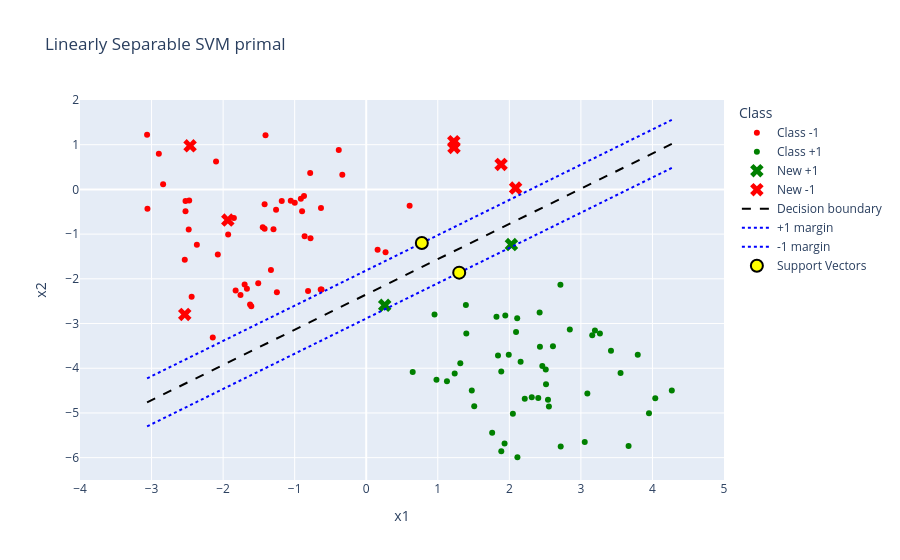
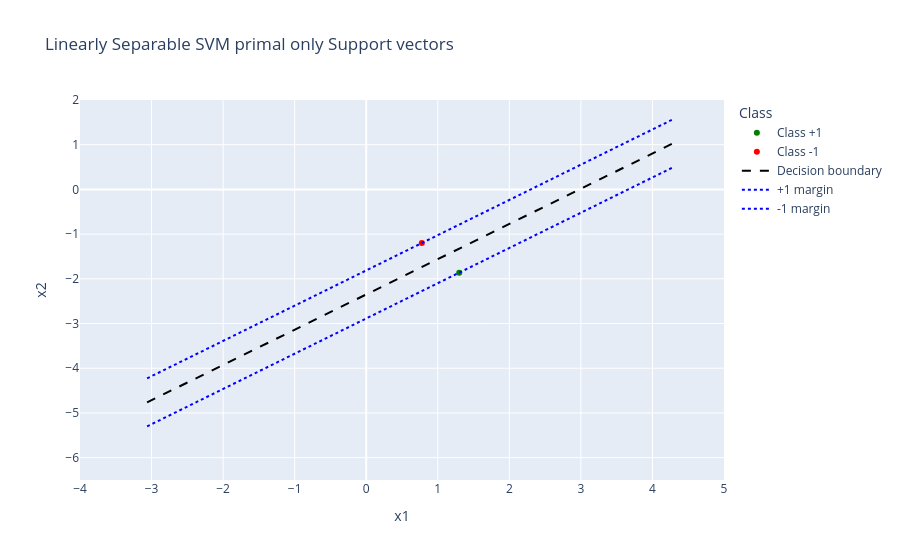

The notebook cell these images were saved under, in order:
### Markdown cell above
For a 2-dimensional hyperplane, we can plot the decision boundary as a line:
$$
w^\top x + b = 0
\iff w_1 x_1 + w_2 x_2 + b = 0
\iff x_2 = -\frac{w_1}{w_2} x_1 - \frac{b}{w_2}  \\

w^\top x + b = 1 
\iff w_1 x_1 + w_2 x_2 + b = 1
\iff x_2 = -\frac{w_1}{w_2} x_1 - \frac{b}{w_2} + \frac{1}{w_2} \\

w^\top x + b = -1 
\iff w_1 x_1 + w_2 x_2 + b = -1
\iff x_2 = -\frac{w_1}{w_2} x_1 - \frac{b}{w_2} - \frac{1}{w_2} 
$$

### Code cell
n = 100 # number of observations
X,y = make_blobs(n_samples=n,n_features=2,centers=2,cluster_std=1.0,random_state=1901) 
print("Shape of X",X.shape) # 100 2 dimensional data points
print("class labels:",np.unique(y))
y = y*2.0-1 # change class labels from 1 and 0 to +1 and -1
print("New class labels:",np.unique(y))


fig1 = px.scatter(
    x=X[:, 0],y=X[:, 1],
    color=np.where(y == 1, "Class +1", "Class -1"),
    title="Linearly Separable SVM primal",
    color_discrete_map={"Class -1": "red","Class +1": "green"},labels={"x": "x1","y": "x2","color": "Class"})

fig1.update_xaxes(range=[-4, 5])
fig1.update_yaxes(range=[-6.5, 2])

w,b = linear_separable_svm_primal(X, y)
print(f'Weights: {w}')
print(f'Bias: {b:.8f}')
print(f"Accuracy = {accuracy(X, y, w, b)}")
new_data = np.random.uniform(-3,4,(10,2)) # 10 new data points to classifiy
predictions = predict(new_data, w, b)
predictions = np.where(predictions == 1, 1, -1)

# Class +1
mask_pos = predictions == 1
fig1.add_scatter(
    x=new_data[mask_pos, 0],
    y=new_data[mask_pos, 1],
    mode="markers",
    name="New +1",
    marker=dict(symbol="x", color="green", size=12)
)

# Class -1
mask_neg = predictions == -1
fig1.add_scatter(
    x=new_data[mask_neg, 0],
    y=new_data[mask_neg, 1],
    mode="markers",
    name="New -1",
    marker=dict(symbol="x", color="red", size=12)
)

# Create x values
x_line = np.linspace(np.min(X[:,0]), np.max(X[:,0]), 100)

# Decision boundary
y_boundary = (-w[0]*x_line - b) / w[1]

fig1.add_scatter(
    x=x_line,
    y=y_boundary,
    mode="lines",
    name="Decision boundary",
    line=dict(color="black", dash="dash")
)

# Margin lines (SVM gutters)
y_margin_pos = (-w[0]*x_line - b - 1) / w[1]
y_margin_neg = (-w[0]*x_line - b + 1) / w[1]

fig1.add_scatter(
    x=x_line,
    y=y_margin_pos,
    mode="lines",
    name="+1 margin",
    line=dict(color="blue", dash="dot")
)

fig1.add_scatter(
    x=x_line,
    y=y_margin_neg,
    mode="lines",
    name="-1 margin",
    line=dict(color="blue", dash="dot")
)

# Compute margins
margins = y * (X @ w + b)

tol = 1e-5
support_mask = np.abs(margins - 1) < tol

support_vectors = X[support_mask]

fig1.add_scatter(
    x=support_vectors[:, 0],y=support_vectors[:, 1],
    mode="markers",name="Support Vectors",
    marker=dict(color="yellow",size=12,line=dict(color="black", width=2)))

fig1.show()


w,b = linear_separable_svm_primal(support_vectors, y[support_mask])
print(f'Same Weights when only considering Support vectors: {w}')
print(f'Same Bias when only considering Support vectors: {b:.8f}')

fig2 = px.scatter(
    x=support_vectors[:, 0],y=support_vectors[:, 1],
    color=np.where(y[support_mask] == 1, "Class +1", "Class -1"),
    title="Linearly Separable SVM primal only Support vectors",
    color_discrete_map={"Class -1": "red","Class +1": "green"},labels={"x": "x1","y": "x2","color": "Class"})

fig2.update_xaxes(range=[-4, 5])
fig2.update_yaxes(range=[-6.5, 2])

# Decision boundary
y_boundary = (-w[0]*x_line - b) / w[1]

fig2.add_scatter(
    x=x_line,
    y=y_boundary,
    mode="lines",
    name="Decision boundary",
    line=dict(color="black", dash="dash")
)

# Margin lines (SVM gutters)
y_margin_pos = (-w[0]*x_line - b - 1) / w[1]
y_margin_neg = (-w[0]*x_line - b + 1) / w[1]

fig2.add_scatter(
    x=x_line,
    y=y_margin_pos,
    mode="lines",
    name="+1 margin",
    line=dict(color="blue", dash="dot")
)

fig2.add_scatter(
    x=x_line,
    y=y_margin_neg,
    mode="lines",
    name="-1 margin",
    line=dict(color="blue", dash="dot")
)

fig2.show()
